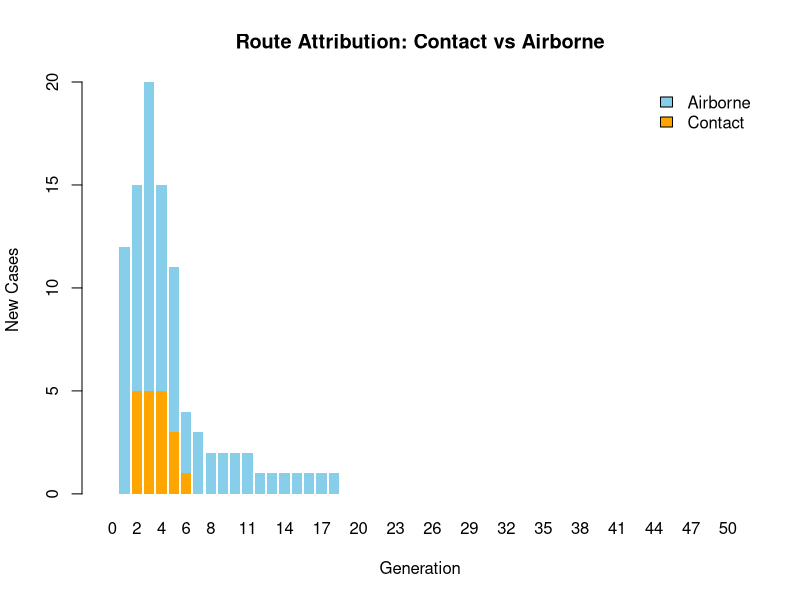
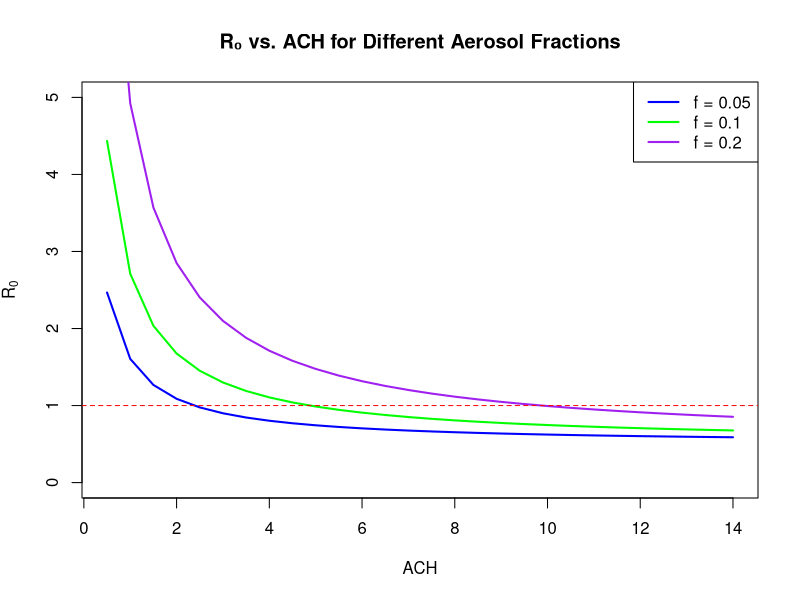
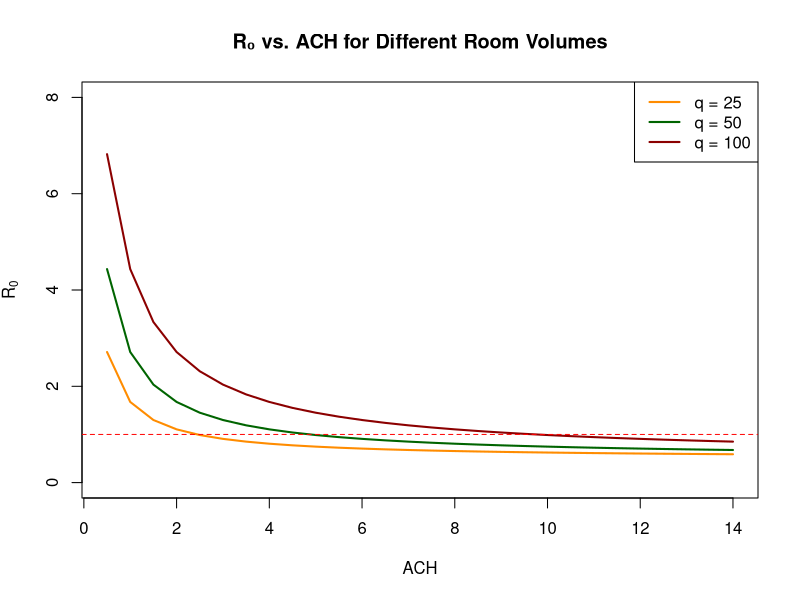
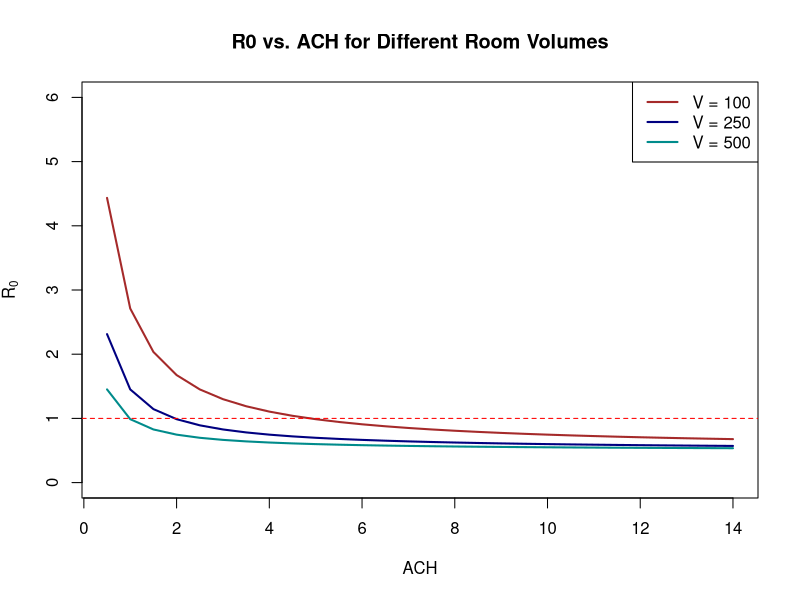
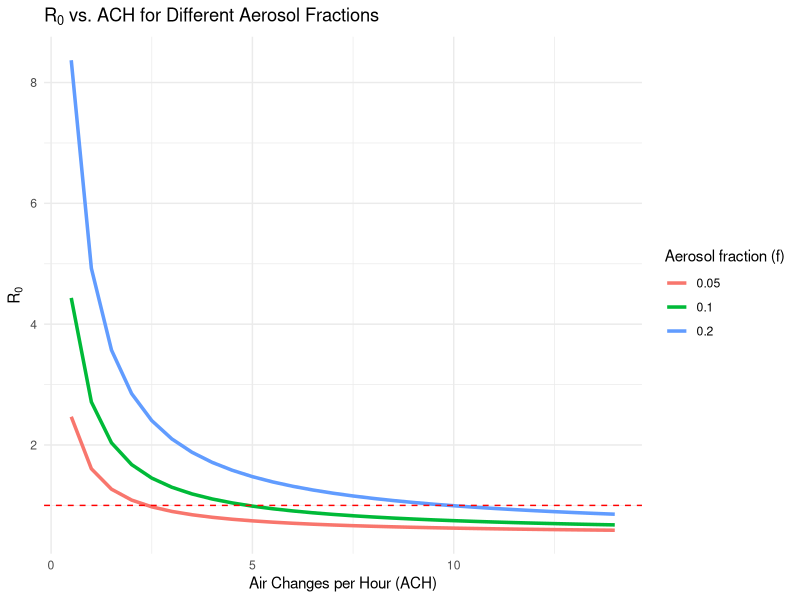
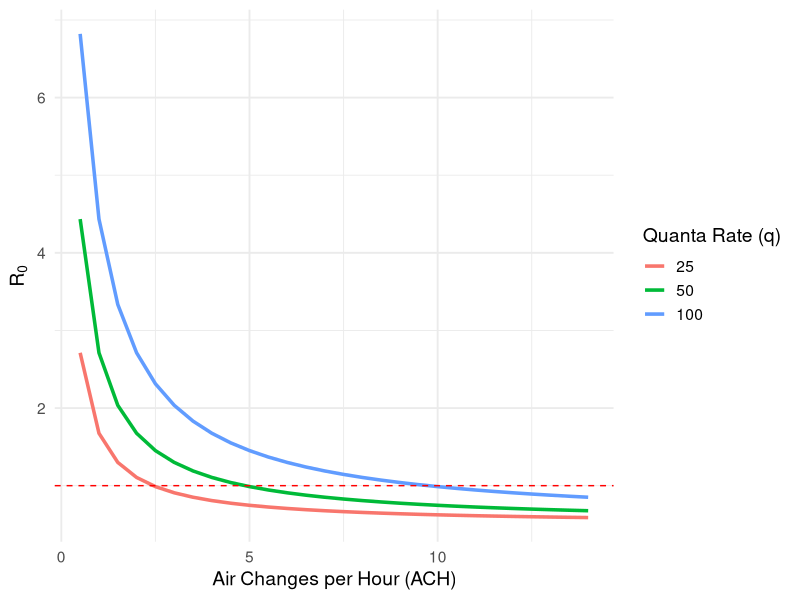
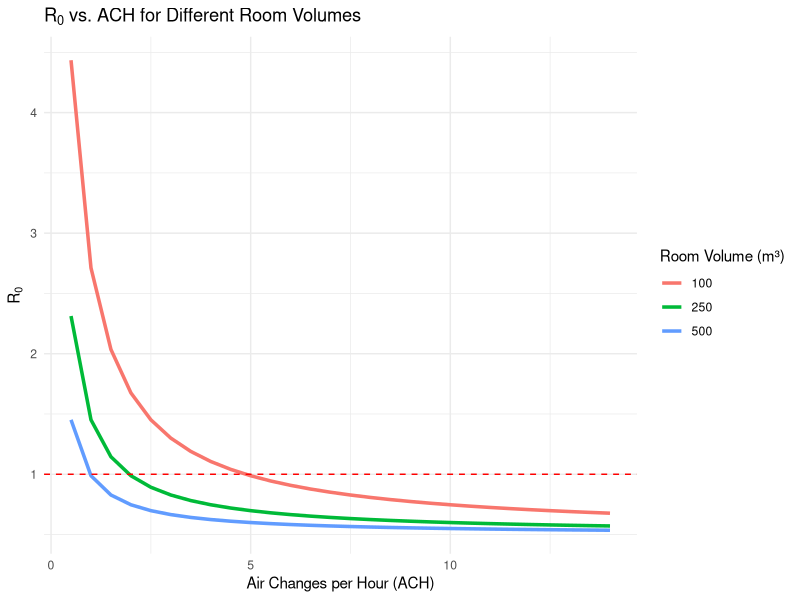
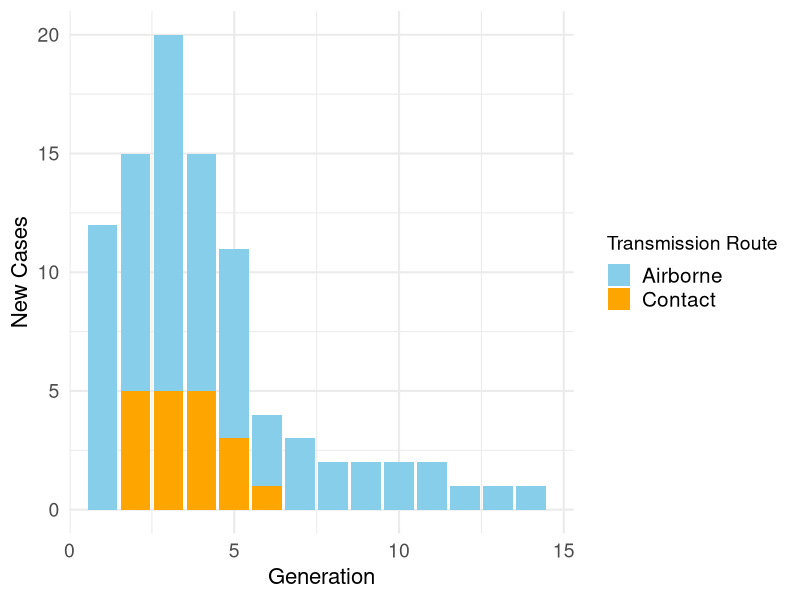

Write R code to recreate these figures, in order.
############################################
# VAPOR: SINGLE-COMPARTMENT DETERMINISTIC MODEL
# Includes joint and de-overlapped transmission logic,
# route attribution, and R₀ sensitivity analysis
# Author: David Fisman et al.
# Updated: June 2025
############################################

# ---------------------------
# Core Parameters
# ---------------------------
N <- 100                   # Total population
q1 <- 0.005                # Close-contact transmission probability
q <- 50                    # Quanta generation rate (quanta/hour)
p <- 0.5                   # Pulmonary ventilation rate (m3/hour)
V <- 100                   # Room volume (m3)
ACH <- 2                   # Air changes per hour
dt <- 1                    # Duration of one generation (hour)
initial_infected <- 1      # Initial cases
max_time <- 50             # Simulation duration (generations)
f <- 0.1                   # Fraction of aerosolizing cases (Cb)

# ---------------------------
# Option 1: Combined Probability Transmission
# ---------------------------
run_combined_model <- function(max_time = 50) {
  S <- N - initial_infected
  C <- initial_infected
  incidence <- numeric(max_time + 1)
  incidence[1] <- C
  
  for (t in 1:max_time) {
    if (S == 0 || C == 0) break
    Cb <- max(1, round(f * C))
    Ca <- max(0, C - Cb)
    
    P_c <- 1 - (1 - q1)^(Ca + Cb)
    P_a <- 1 - exp(-Cb * q * p * dt / (V * ACH))
    P_total <- 1 - (1 - P_c) * (1 - P_a)
    
    new_C <- min(S, round(S * P_total))
    S <- S - new_C
    C <- new_C
    incidence[t + 1] <- C
  }
  return(incidence)
}

# ---------------------------
# Option 2: De-overlapped with Route Attribution
# ---------------------------
run_deoverlapped_with_attribution <- function(max_time = 50) {
  S <- N - initial_infected
  C <- initial_infected
  incidence <- numeric(max_time + 1)
  incidence_contact <- numeric(max_time + 1)
  incidence_airborne <- numeric(max_time + 1)
  
  incidence[1] <- C
  
  for (t in 1:max_time) {
    if (S == 0 || C == 0) break
    Cb <- max(1, round(f * C))
    Ca <- max(0, C - Cb)
    
    P_c <- 1 - (1 - q1)^(Ca + Cb)
    P_a <- 1 - exp(-Cb * q * p * dt / (V * ACH))
    
    E_c <- S * P_c
    E_a <- (S - E_c) * P_a
    
    new_Cc <- round(E_c)
    new_Ca <- round(E_a)
    new_C <- min(S, new_Cc + new_Ca)
    
    # Proportional rescaling to prevent overflow
    if ((new_Cc + new_Ca) > S) {
      scale <- S / (new_Cc + new_Ca)
      new_Cc <- round(new_Cc * scale)
      new_Ca <- round(new_Ca * scale)
      new_C <- new_Cc + new_Ca
    }
    
    S <- S - new_C
    C <- new_C
    incidence[t + 1] <- new_C
    incidence_contact[t + 1] <- new_Cc
    incidence_airborne[t + 1] <- new_Ca
  }
  
  return(list(
    total = incidence,
    contact = incidence_contact,
    airborne = incidence_airborne
  ))
}

# ---------------------------
# Plot Attribution Results
# ---------------------------
result <- run_deoverlapped_with_attribution()
barplot(rbind(result$contact, result$airborne),
        beside = FALSE,
        col = c("orange", "skyblue"),
        names.arg = 0:max_time,
        xlab = "Generation",
        ylab = "New Cases",
        main = "Route Attribution: Contact vs Airborne",
        border = NA,
        legend.text = c("Contact", "Airborne"),
        args.legend = list(x = "topright", bty = "n"))

# ---------------------------
# Analytical R₀ Calculation
# ---------------------------
compute_R0 <- function(q1, q, p, dt, V, ACH, f = 0.1, N = 100) {
  P_WR <- 1 - exp(-q * p * dt / (V * ACH))
  R0_Ca <- (1 - f) * N * q1
  R0_Cb <- f * N * (q1 + P_WR)
  return(R0_Ca + R0_Cb)
}

# ---------------------------
# Sensitivity Analyses: R₀ vs. ACH
# ---------------------------
ACH_vals <- seq(0.5, 14, by = 0.5)

# Sensitivity: Aerosolizing fraction f
f_vals <- c(0.05, 0.1, 0.2)
colors_f <- c("blue", "green", "purple")
plot(NULL, xlim = c(0.5, 14), ylim = c(0, 5),
     xlab = "ACH", ylab = expression(R[0]),
     main = "R₀ vs. ACH for Different Aerosol Fractions")
for (i in seq_along(f_vals)) {
  lines(ACH_vals,
        sapply(ACH_vals, function(x) compute_R0(q1, q, p, dt, V, x, f = f_vals[i])),
        col = colors_f[i], lwd = 2)
}
legend("topright", legend = paste("f =", f_vals), col = colors_f, lty = 1, lwd = 2)
abline(h = 1, col = "red", lty = 2)

# Sensitivity: Quanta generation rate q
q_vals <- c(25, 50, 100)
colors_q <- c("darkorange", "darkgreen", "darkred")
plot(NULL, xlim = c(0.5, 14), ylim = c(0, 8),
     xlab = "ACH", ylab = expression(R[0]),
     main = "R₀ vs. ACH for Different Room Volumes")
for (i in seq_along(q_vals)) {
  lines(ACH_vals,
        sapply(ACH_vals, function(x) compute_R0(q1, q_vals[i], p, dt, V, x, f = 0.1)),
        col = colors_q[i], lwd = 2)
}
legend("topright", legend = paste("q =", q_vals), col = colors_q, lty = 1, lwd = 2)
abline(h = 1, col = "red", lty = 2)

# Sensitivity: Room volume V
V_vals <- c(100, 250, 500)
colors_V <- c("brown", "navy", "darkcyan")
plot(NULL, xlim = c(0.5, 14), ylim = c(0, 6),
     xlab = "ACH", ylab = expression(R[0]),
     main = "R0 vs. ACH for Different Room Volumes")
for (i in seq_along(V_vals)) {
  lines(ACH_vals,
        sapply(ACH_vals, function(x) compute_R0(q1, q, p, dt, V_vals[i], x, f = 0.1)),
        col = colors_V[i], lwd = 2)
}
legend("topright", legend = paste("V =", V_vals), col = colors_V, lty = 1, lwd = 2)
abline(h = 1, col = "red", lty = 2)

#----------------------------------------------------------------------------------
#----------------------------MAKE ABOVE FIGURES WITH GGPLOT------------------------
#----------------------------------------------------------------------------------
library(ggplot2)
# Create a tidy data frame for ggplot
df_f <- do.call(rbind, lapply(f_vals, function(fv) {
  data.frame(
    ACH = ACH_vals,
    R0 = sapply(ACH_vals, function(x) compute_R0(q1, q, p, dt, V, x, f = fv)),
    f = factor(fv)
  )
}))

ggplot(df_f, aes(x = ACH, y = R0, color = f)) +
  geom_line(size = 1.2) +
  geom_hline(yintercept = 1, linetype = "dashed", color = "red") +
  labs(
    title = expression(R[0] ~ "vs. ACH for Different Aerosol Fractions"),
    x = "Air Changes per Hour (ACH)",
    y = expression(R[0]),
    color = "Aerosol fraction (f)"
  ) +
  theme_minimal()

df_q <- do.call(rbind, lapply(q_vals, function(qv) {
  data.frame(
    ACH = ACH_vals,
    R0 = sapply(ACH_vals, function(x) compute_R0(q1, qv, p, dt, V, x, f = 0.1)),
    q = factor(qv)
  )
}))

# ---------------------------
# Sensitivity Plot: R₀ vs. ACH for Different Quanta Generation Rates
# ---------------------------

library(ggplot2)

# Prepare data
df_q <- do.call(rbind, lapply(q_vals, function(qv) {
  data.frame(
    ACH = ACH_vals,
    R0 = sapply(ACH_vals, function(x) compute_R0(q1, qv, p, dt, V, x, f = 0.1)),
    q = factor(qv)
  )
}))

# Create plot
p_q <- ggplot(df_q, aes(x = ACH, y = R0, color = q)) +
  geom_line(size = 1.2) +
  geom_hline(yintercept = 1, linetype = "dashed", color = "red") +
  labs(
    #title = expression(R[0] ~ "vs. ACH for Different Quanta Generation Rates"),
    x = "Air Changes per Hour (ACH)",
    y = expression(R[0]),
    color = "Quanta Rate (q)"
  ) +
  theme_minimal(base_size = 14)

# Display plot
print(p_q)

# ---------------------------
# Save High-Quality Figures
# ---------------------------

# File names
pdf_file <- "Figure1_R0_vs_ACH_q_sensitivity.pdf"
png_file <- "Figure1_R0_vs_ACH_q_sensitivity.png"

# Save as high-resolution PDF
ggsave(filename = pdf_file, plot = p_q, width = 7, height = 5, units = "in", dpi = 300)

# Save as high-resolution PNG
ggsave(filename = png_file, plot = p_q, width = 7, height = 5, units = "in", dpi = 300)


df_V <- do.call(rbind, lapply(V_vals, function(Vv) {
  data.frame(
    ACH = ACH_vals,
    R0 = sapply(ACH_vals, function(x) compute_R0(q1, q, p, dt, Vv, x, f = 0.1)),
    V = factor(Vv)
  )
}))

ggplot(df_V, aes(x = ACH, y = R0, color = V)) +
  geom_line(size = 1.2) +
  geom_hline(yintercept = 1, linetype = "dashed", color = "red") +
  labs(
    title = expression(R[0] ~ "vs. ACH for Different Room Volumes"),
    x = "Air Changes per Hour (ACH)",
    y = expression(R[0]),
    color = "Room Volume (m³)"
  ) +
  theme_minimal()

result <- run_deoverlapped_with_attribution()

df_attr <- data.frame(
  Generation = rep(0:max_time, 2),
  Cases = c(result$contact, result$airborne),
  Route = rep(c("Contact", "Airborne"), each = max_time + 1)
)

library(ggplot2)

# Build the stacked bar plot
p_route <- ggplot(df_attr, aes(x = Generation, y = Cases, fill = Route)) +
  geom_bar(stat = "identity") +
  scale_fill_manual(values = c("Contact" = "orange", "Airborne" = "skyblue")) +
  scale_x_continuous(limits = c(0, 15), expand = expansion(mult = c(0, 0.02))) +
  labs(
    #title = "Figure 1b: Route Attribution – Contact vs. Airborne Transmission",
    x = "Generation",
    y = "New Cases",
    fill = "Transmission Route"
  ) +
  theme_minimal(base_size = 16) +  # this sets base font size
  theme(
    plot.title = element_text(face = "bold", size = 18, hjust = 0.5),
    axis.title = element_text(size = 16),
    axis.text = element_text(size = 14),
    legend.title = element_text(size = 14),
    legend.text = element_text(size = 15)
  )

# Display it
print(p_route)

# Export as high-resolution PDF and PNG
ggsave("Figure1b_RouteAttribution_Barplot.pdf", plot = p_route, width = 7, height = 5, units = "in", dpi = 300)
ggsave("Figure1b_RouteAttribution_Barplot.png", plot = p_route, width = 7, height = 5, units = "in", dpi = 300)

#-------------------------
#Create a composite figure
#-------------------------

# Rebuild df_q correctly
df_q <- do.call(rbind, lapply(q_vals, function(qv) {
  data.frame(
    ACH = ACH_vals,
    R0 = sapply(ACH_vals, function(x) compute_R0(q1, qv, p, dt, V, x, f = 0.1)),
    q = factor(qv)
  )
}))

# Redefine p_q without referencing ParamValue
p_q <- ggplot(df_q, aes(x = ACH, y = R0, color = q)) +
  geom_line(size = 1.2) +
  geom_hline(yintercept = 1, linetype = "dashed", color = "red") +
  labs(
    x = "Air Changes per Hour (ACH)",
    y = expression(R[0]),
    color = "Quanta Rate (q)"
  ) +
  theme_minimal(base_size = 16)


library(ggplot2)
library(patchwork)

# Panel a (ACH vs R₀, varying quanta)
p1a <- p_q +
  labs(title = NULL) +  # remove internal title
  theme(
    plot.margin = margin(10, 10, 10, 10),
    axis.title = element_text(size = 16),
    axis.text = element_text(size = 14),
    legend.title = element_text(size = 14),
    legend.text = element_text(size = 13)
  )

# Panel b (route attribution)
p1b <- p_route +
  labs(title = NULL) +
  theme(
    plot.margin = margin(10, 10, 10, 10),
    axis.title = element_text(size = 16),
    axis.text = element_text(size = 14),
    legend.title = element_text(size = 14),
    legend.text = element_text(size = 13)
  )

# Compose vertically with labels
fig1 <- (p1a / p1b) +
  plot_annotation(
    tag_levels = 'a',
    #title = "Figure 1 | Impact of ventilation and route attribution on outbreak dynamics",
    theme = theme(
      plot.title = element_text(size = 18, face = "bold", hjust = 0),
      plot.tag = element_text(size = 16, face = "bold")
    )
  )

print(fig1)

# Save high-quality composite figure
ggsave("Figure1_Composite_VAPOR.pdf", plot = fig1, width = 7.5, height = 10, units = "in", dpi = 300)
ggsave("Figure1_Composite_VAPOR.png", plot = fig1, width = 7.5, height = 10, units = "in", dpi = 300)


#------------------------------------------------------------------------------------------
#Other sensitivity analyses for supplementary appendix-------------------------------------
#------------------------------------------------------------------------------------------

library(patchwork)

# p_f (ACH vs. R0 by aerosol fraction f)
p_f <- ggplot(df_f, aes(x = ACH, y = R0, color = f)) +
  geom_line(size = 1.2) +
  geom_hline(yintercept = 1, linetype = "dashed", color = "red") +
  labs(x = "ACH", y = expression(R[0]), color = "Aerosol fraction (f)") +
  theme_minimal(base_size = 14) +
  theme(plot.margin = margin(10, 10, 10, 10))

# p_V (ACH vs. R0 by room volume V)
p_V <- ggplot(df_V, aes(x = ACH, y = R0, color = V)) +
  geom_line(size = 1.2) +
  geom_hline(yintercept = 1, linetype = "dashed", color = "red") +
  labs(x = "ACH", y = NULL, color = "Room volume (m³)") +
  theme_minimal(base_size = 14) +
  theme(plot.margin = margin(10, 10, 10, 10))

# Combine side-by-side
fig_S1 <- (p_f | p_V) +
  plot_annotation(
    title = "Supplementary Figure S1 | Sensitivity of R₀ to airborne transmission parameters",
    tag_levels = "a",
    theme = theme(
      plot.title = element_text(size = 16, face = "bold", hjust = 0),
      plot.tag = element_text(size = 14, face = "bold")
    )
  )

print(fig_S1)
# Save
ggsave("FigureS1_Sensitivity_f_V.pdf", plot = fig_S1, width = 10, height = 4.5, units = "in", dpi = 300)
ggsave("FigureS1_Sensitivity_f_V.png", plot = fig_S1, width = 10, height = 4.5, units = "in", dpi = 300)

#library(patchwork)

# p_f (ACH vs. R0 by aerosol fraction f)
p_f <- ggplot(df_f, aes(x = ACH, y = R0, color = f)) +
  geom_line(size = 1.2) +
  geom_hline(yintercept = 1, linetype = "dashed", color = "red") +
  labs(x = "ACH", y = expression(R[0]), color = "Aerosol fraction (f)") +
  theme_minimal(base_size = 14) +
  theme(plot.margin = margin(10, 10, 10, 10))

# p_V (ACH vs. R0 by room volume V)
p_V <- ggplot(df_V, aes(x = ACH, y = R0, color = V)) +
  geom_line(size = 1.2) +
  geom_hline(yintercept = 1, linetype = "dashed", color = "red") +
  labs(x = "ACH", y = expression(R[0]), color = "Room volume (m³)") +
  theme_minimal(base_size = 14) +
  theme(plot.margin = margin(10, 10, 10, 10))

# Combine side-by-side
fig_S1 <- (p_f / p_V) +
  plot_annotation(
    #title = expression("Supplementary Figure S1 | Sensitivity of " * R[0] * " to airborne transmission parameters"),
    tag_levels = "a",
    theme = theme(
      plot.title = element_text(size = 16, face = "bold", hjust = 0),
      plot.tag = element_text(size = 14, face = "bold")
    )
  )

print(fig_S1)
# Save
ggsave("FigureS1_Sensitivity_f_V.pdf", plot = fig_S1, width = 10, height = 4.5, units = "in", dpi = 300)
ggsave("FigureS1_Sensitivity_f_V.png", plot = fig_S1, width = 10, height = 4.5, units = "in", dpi = 300)

